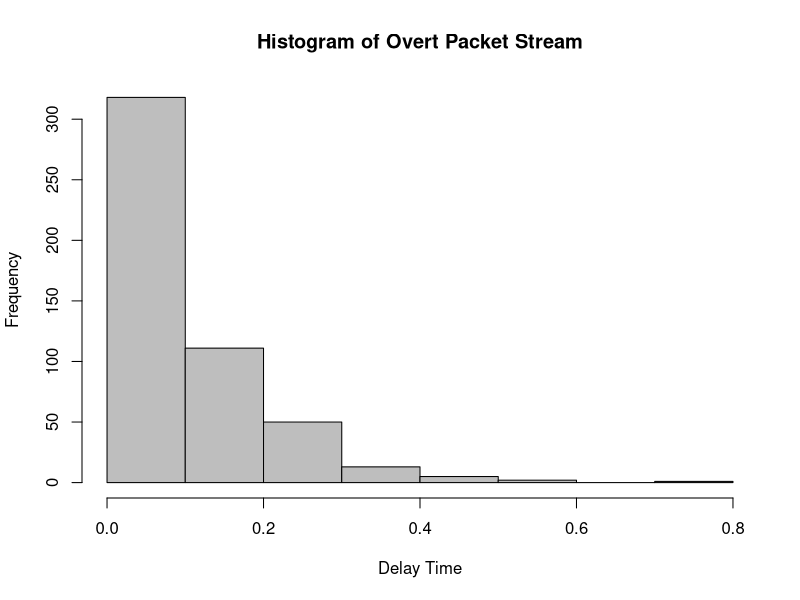
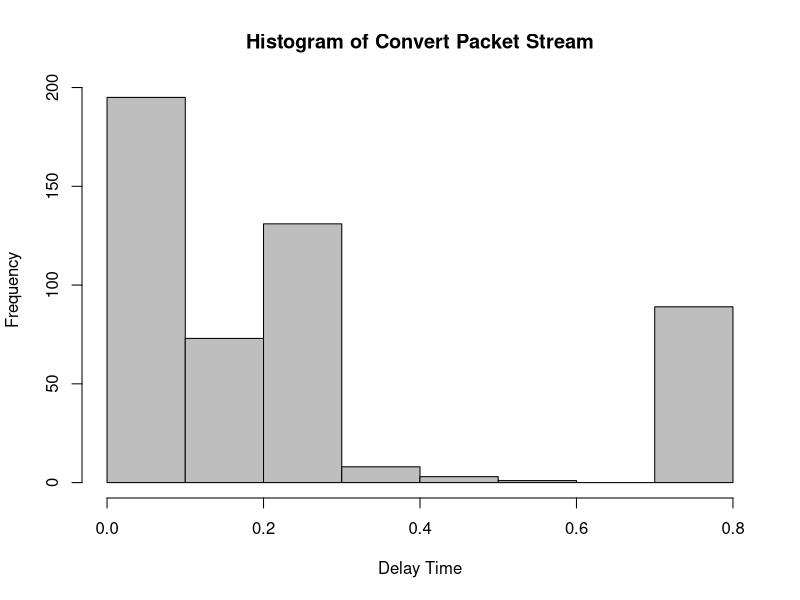
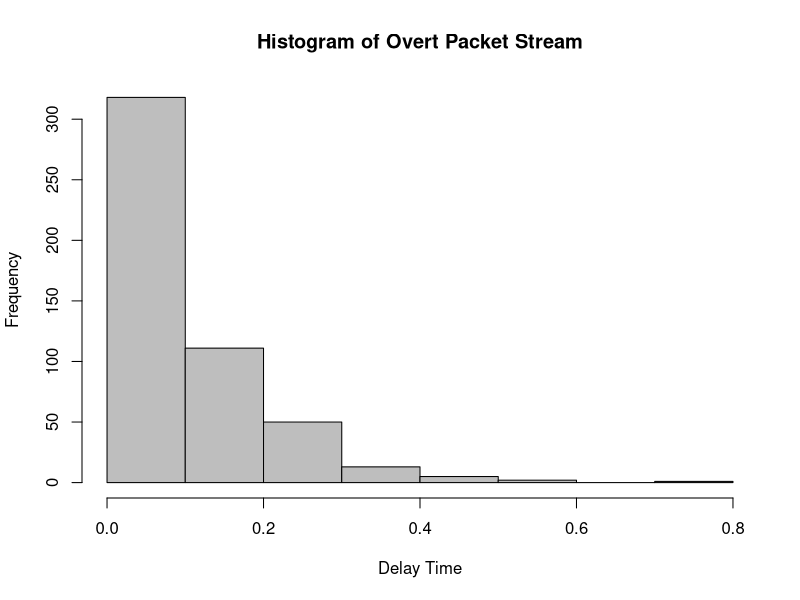
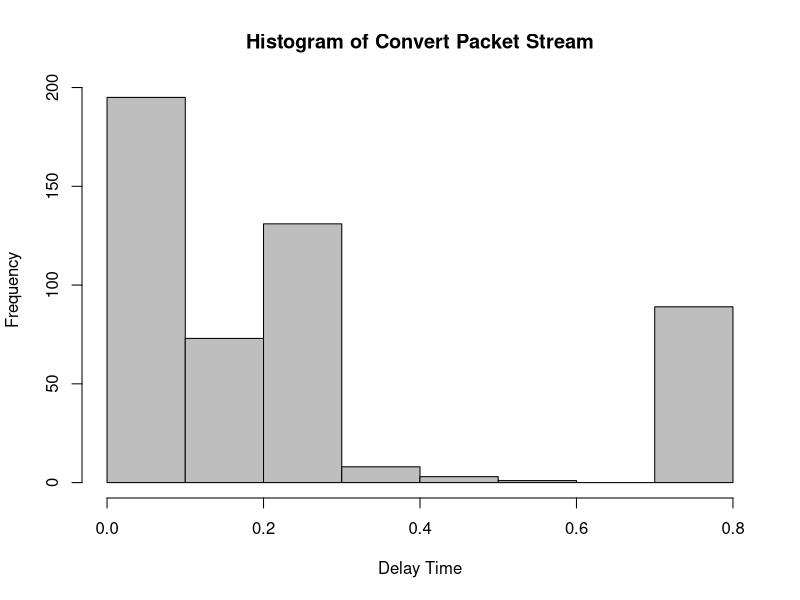
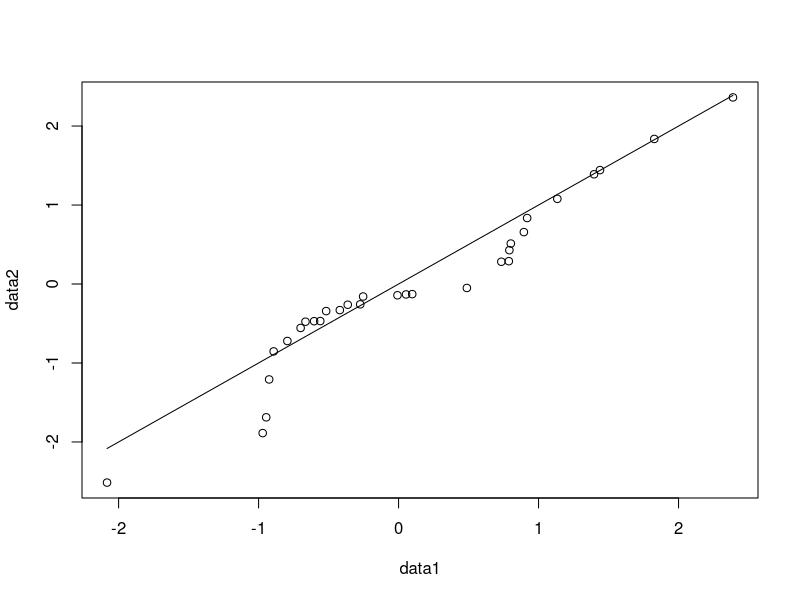
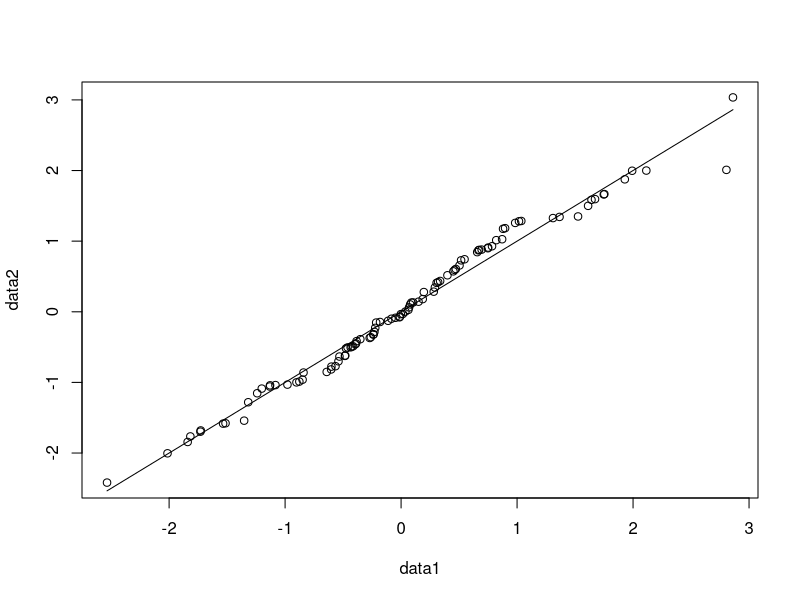
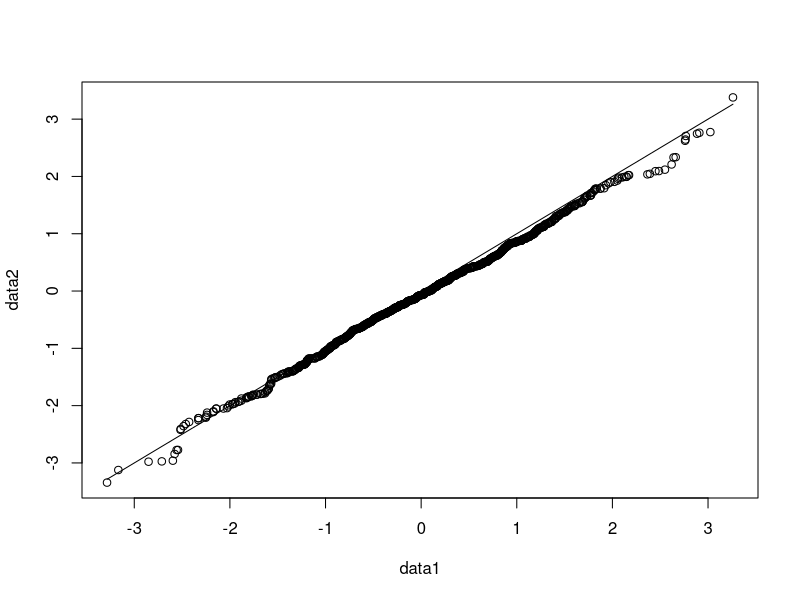
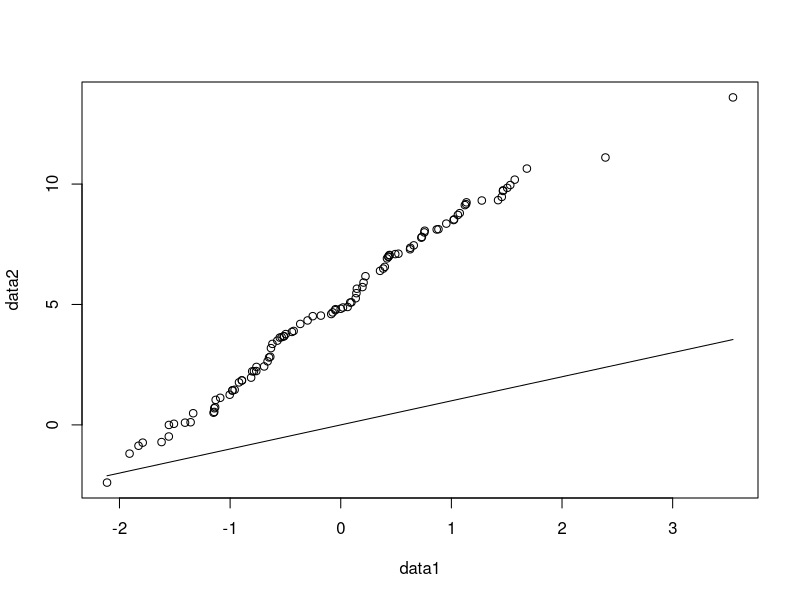

These figures' R source, in order: (Note: this script raises an error after producing the figures.)
## ---- chunk 1
knitr::opts_chunk$set(echo = TRUE)
## ---- chunk 2
Traffic_data_orig <- read.csv("Traffic_data_orig.csv", header=TRUE)
message <- "this is a secret message"
raw <- charToRaw(message)
time = Traffic_data_orig$Time
num = as.integer(rawToBits(raw))

delays = numeric(length(time) - 1)
for (i in (1:(length(time) - 1))) {
  delays[i] = time[i+1] - time[i]
}

index = 1
bitlen = length(raw)*8
encrpt <- numeric(length(raw)*8)
for (i in (0:(length(raw)-1))) {
  for (j in 1:8) {
    if (num[i*8+j] == 0) {
      encrpt[index] = 0.25
    }
    else {
      encrpt[index] = 0.75
    }
    index = index+1
    j = j-1
  }
}

delays2 = delays
for (i in (1:bitlen)) {
  delays2[i] = encrpt[i]
}
## ---- chunk 3
hist(delays, col='grey', xlab = 'Delay Time',
     main = 'Histogram of Overt Packet Stream')
hist(delays2, col='grey', xlab = 'Delay Time',
     main = 'Histogram of Convert Packet Stream')
## ---- chunk 4
Traffic_data_orig <- read.csv("Traffic_data_orig.csv", header=TRUE)
message <- "this is a secret message"
raw <- charToRaw(message)
time = Traffic_data_orig$Time
num = as.integer(rawToBits(raw))
delays = numeric(length(time) - 1)
for (i in (1:(length(time) - 1))) {
  delays[i] = time[i+1] - time[i]
}
m = median(delays)
max = max(delays)
min = min(delays)

index = 1
bitlen = length(raw)*8
encrpt <- numeric(length(raw)*8)
for (i in (0:(length(raw)-1))) {
  for (j in 1:8) {
    if (num[i * 8 + j] == 0) {
      encrpt[index] = runif(1, min, m)
    }
    else {
      encrpt[index] = runif(1, m, max)
    }
    index = index + 1
    j = j - 1
  }
}

delays3 = delays
for (i in (1:bitlen)) {
  delays3[i] = encrpt[i]
}
## ---- chunk 5
hist(delays, col='grey', xlab = 'Delay Time',
     main = 'Histogram of Overt Packet Stream')
hist(delays2, col='grey', xlab = 'Delay Time',
     main = 'Histogram of Convert Packet Stream')
## ---- chunk 6
data1 <- rnorm(30)
data2 <- rnorm(30)
qqplot(data1, data2)
lines(data1, data1, type = 'l')
## ---- chunk 7
data1 <- rnorm(100)
data2 <- rnorm(100)
qqplot(data1, data2)
lines(data1, data1, type = 'l')
data1 <- rnorm(1000)
data2 <- rnorm(1000)
qqplot(data1, data2)
lines(data1, data1, type = 'l')
## ---- chunk 8
data1 <- rnorm(100)
data2 <- rnorm(100, mean = 5, sd = 3)
qqplot(data1, data2)
lines(data1, data1, type = 'l')
## ---- chunk 9
data1 <- rexp(100)
data2 <- rexp(100)
qqplot(data1, data2)
lines(data1, data1, type = 'l')
data1 <- rexp(1000)
data2 <- rexp(1000)
qqplot(data1, data2)
lines(data1, data1, type = 'l')
## ---- chunk 10
data1 <- rnorm(100)
data2 <- rexp(100)
qqplot(data1, data2)
lines(data1, data1, type = 'l')
data1 <- rnorm(500)
data2 <- rexp(500)
qqplot(data1, data2)
lines(data1, data1, type = 'l')
## ---- chunk 11
qqplot(delays, delays2)
lines(delays, delays, type = 'l')
## ---- chunk 12
qqplot(delays, delays3)
lines(delays, delays, type = 'l')
## ---- chunk 13
Traffic_data_orig <- read.csv("Traffic_data_orig.csv", header=TRUE)
message <- "this is a secret message"
raw <- charToRaw(message)
time = Traffic_data_orig$Time
num = as.integer(rawToBits(raw))
delays = numeric(length(time) - 1)
for (i in (1:(length(time) - 1))) {
  delays[i] = time[i+1] - time[i]
}
m = median(delays)
max = max(delays)
min = min(delays)

index = 1
bitlen = length(raw)*8
encrpt <- numeric(length(raw)*8)
for (i in (0:(length(raw)-1))) {
  for (j in 1:8) {
    if (num[i * 8 + j] == 0) {
      encrpt[index] = sample(delays[which(delays >= min && delays <= m)])[1]
    }
    else {
      encrpt[index] = sample(delays[which(delays >= m && delays <= max)])[1]
    }
    index = index + 1
    j = j - 1
  }
}

delays4 = delays
for (i in (1:bitlen)) {
  delays4[i] = encrpt[i]
}
qqplot(delays, delays4)
lines(delays, delays, type = 'l')
## ---- chunk 14
generateMessage <- function (len) {
  message <- numeric(len)
  for (i in (1:len)){
    message[i] = sample(c(0,1), 1)
  }
  return(message)
}

generateTime <- function(ipd, len) {
  time <- numeric(len)
  time[1] = 0
  for (i in (2:len)){
    time[i] = time[i-1] + ipd[i-1]
  }
  return(time)
}

generateProb <- function (mlen, bufferNum) {
  bufferSize = 20
  currbuffer = bufferNum
  message <- generateMessage(mlen) # Generate the random bit pattern
  ipdSource <- rexp(50)
  ipdSend <- rexp(50)
  ipdEncrypt <- ipdSend
  ipdTime <- generateTime(ipdSource, 51)
  currTime = ipdTime[bufferNum]
  min = min(ipdSend)
  max = max(ipdSend)
  med = median(ipdSend)
  underflow = 0
  overflow = 0

  index = bufferNum + 1
 
    for (i in (1:mlen)) {
      # Generate a delay
      if (message[i] == 0) {
        delay = runif(1, min, med)
        ipdEncrypt[i] = delay
      } else {
        delay = runif(1, med, max)
        ipdEncrypt[i] = delay
      }
      currTime = currTime + delay # update time
      # Update the state of the buffer depending on the number of arrivals during that time.
      if (currTime <= ipdTime[index]) {
        currbuffer = currbuffer - 1
        if (currbuffer < 1){
          underflow = 1
          break
        }
      } else {
        currbuffer = currbuffer + 1
        if (currbuffer > bufferSize){
          overflow = 1
          break
        }
      }
      index = index + 1
    }
  return(c(underflow,overflow))
}

simulate <- function (m, i) {
  for (t in (1:1000)) {
    underflow = 0
    overflow = 0
    count = 0
    output <- generateProb(m, i)
    underflow = underflow + output[1]
    overflow = overflow + output[2]
    count = count + 1
    probsU[t] = underflow/count
    probsO[t] = overflow/count
  }
  return(c(mean(probsU), mean(probsO)))
}

simulate(16,2)
simulate(16,6)
simulate(16,10)
simulate(16,14)
simulate(16,18)
simulate(32,2)
simulate(32,6)
simulate(32,10)
simulate(32,14)
simulate(32,18)

## ---- chunk 15
generateMessage <- function (len) {
  message <- numeric(len)
  for (i in (1:len)){
    message[i] = sample(c(0,1), 1)
  }
  return(message)
}

generateTime <- function(ipd, len) {
  time <- numeric(len)
  time[1] = 0
  for (i in (2:len)){
    time[i] = time[i-1] + ipd[i-1]
  }
  return(time)
}

generateProb <- function (mlen, bufferNum) {
  bufferSize = 20
  currbuffer = bufferNum
  message <- generateMessage(mlen) # Generate the random bit pattern
  ipdSource <- runif(50, 0, 1)
  ipdSend <- runif(50, 0, 1)
  ipdEncrypt <- ipdSend
  ipdTime <- generateTime(ipdSource, 51)
  currTime = ipdTime[bufferNum]
  min = min(ipdSend)
  max = max(ipdSend)
  med = median(ipdSend)
  underflow = 0
  overflow = 0

  index = bufferNum + 1
 
    for (i in (1:mlen)) {
      # Generate a delay
      if (message[i] == 0) {
        delay = runif(1, min, med)
        ipdEncrypt[i] = delay
      } else {
        delay = runif(1, med, max)
        ipdEncrypt[i] = delay
      }
      currTime = currTime + delay # update time
      # Update the state of the buffer depending on the number of arrivals during that time.
      if (currTime <= ipdTime[index]) {
        currbuffer = currbuffer - 1
        if (currbuffer < 1){
          underflow = 1
          break
        }
      } else {
        currbuffer = currbuffer + 1
        if (currbuffer > bufferSize){
          overflow = 1
          break
        }
      }
      index = index + 1
    }
  return(c(underflow,overflow))
}

simulate <- function (m, i) {
  for (t in (1:1000)) {
    underflow = 0
    overflow = 0
    count = 0
    output <- generateProb(m, i)
    underflow = underflow + output[1]
    overflow = overflow + output[2]
    count = count + 1
    probsU[t] = underflow/count
    probsO[t] = overflow/count
  }
  return(c(mean(probsU), mean(probsO)))
}

simulate(16,2)
simulate(16,6)
simulate(16,10)
simulate(16,14)
simulate(16,18)
simulate(32,2)
simulate(32,6)
simulate(32,10)
simulate(32,14)
simulate(32,18)
## ---- chunk 16
nums <- c(2,6,10,14,18)
p = pexp(1)
q = 1 - p
P1 <- numeric(5)
for (k in (1:5)) {
  i = nums[k]
  P1[k] = (1 - (q/p)^i) / (1 - (q/p)^16)
}
Q1 <- numeric(5)
for (k in (1:5)) {
  i = nums[k]
  Q1[k] = (1 - (p/q)^(16-i)) / (1 - (p/q)^16)
}


P2 <- numeric(5)
for (k in (1:5)) {
  i = nums[k]
  P2[k] = i / 20
}

c(mean(Q1), mean(P1), 1-mean(P2), mean(P2))
